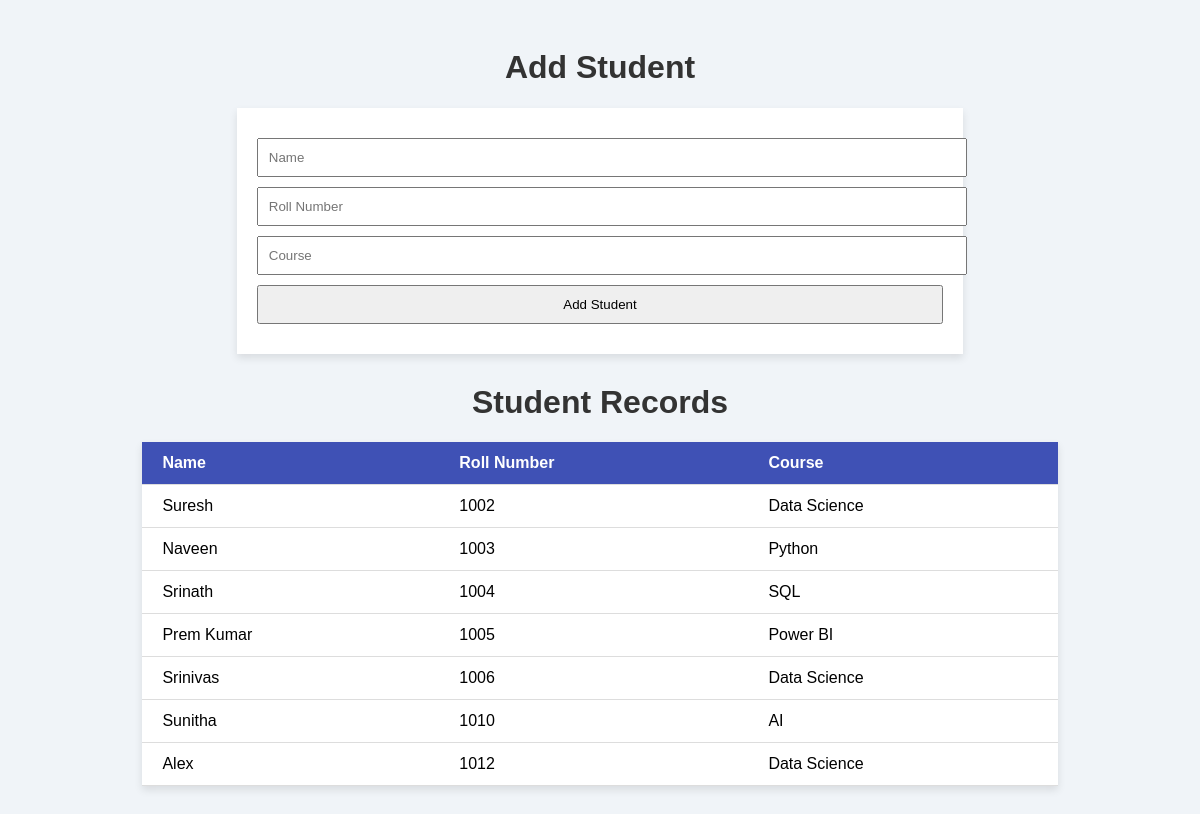
The page /students/ on the database its author committed.
### studentapp/models.py (models this page shows, shortened)
class Student(models.Model):
    name = models.CharField(max_length=100)
    roll_number = models.IntegerField(unique=True)
    course = models.CharField(max_length=50)

### studentapp/views.py (the view, shortened to what this page needs)
# urls.py: path('students/', student_add_show_records, name='student-records'),
def student_add_show_records(request):
    students = Student.objects.all()
    return render(request, 'student_records.html', {'students': students})

### studentapp/template/student_records.html (shortened to what this page needs)
<!DOCTYPE html>
<html>
<head>
</head>
<body>
    <h1>Add Student</h1>
    <form method="POST">
        <input type="text" name="name" placeholder="Name" required />
        <input type="number" name="roll_number" placeholder="Roll Number" required />
        <input type="text" name="course" placeholder="Course" required />
        <button type="submit">Add Student</button>
    </form>
    <h1>Student Records</h1>
    <table>
        <thead>
            <tr>
                <th>Name</th>
                <th>Roll Number</th>
                <th>Course</th>
            </tr>
        </thead>
        <tbody>
            {% for student in students %}
            <tr>
                <td>{{ student.name }}</td>
                <td>{{ student.roll_number }}</td>
                <td>{{ student.course }}</td>
            </tr>
            {% empty %}
            <tr><td colspan="3" style="text-align:center;">No student records found.</td></tr>
            {% endfor %}
        </tbody>
    </table>
</body>
</html>

### studentapp/template/student_records.html (style rules this page uses)
body { font-family: Arial, sans-serif; background-color: #f0f4f8; padding: 20px; }
h1 { text-align: center; color: #333; }
form { width: 60%; margin: 0 auto 30px auto; background-color: #fff; padding: 20px; box-shadow: 0 4px 8px rgba(0,0,0,0.1); }
input, select, button { display: block; width: 100%; padding: 10px; margin: 10px 0; }
table { width: 80%; margin: 0 auto; border-collapse: collapse; background-color: #ffffff; box-shadow: 0 4px 8px rgba(0,0,0,0.1); }
th, td { padding: 12px 20px; text-align: left; border-bottom: 1px solid #ddd; }
th { background-color: #3f51b5; color: white; }

### rows shown on the page
Student: name "Suresh", roll_number "1002", course "Data Science"
Student: name "Naveen", roll_number "1003", course "Python"
Student: name "Srinath", roll_number "1004", course "SQL"
Student: name "Prem Kumar", roll_number "1005", course "Power BI"
Student: name "Srinivas", roll_number "1006", course "Data Science"
Student: name "Sunitha", roll_number "1010", course "AI"
Student: name "Alex", roll_number "1012", course "Data Science"
